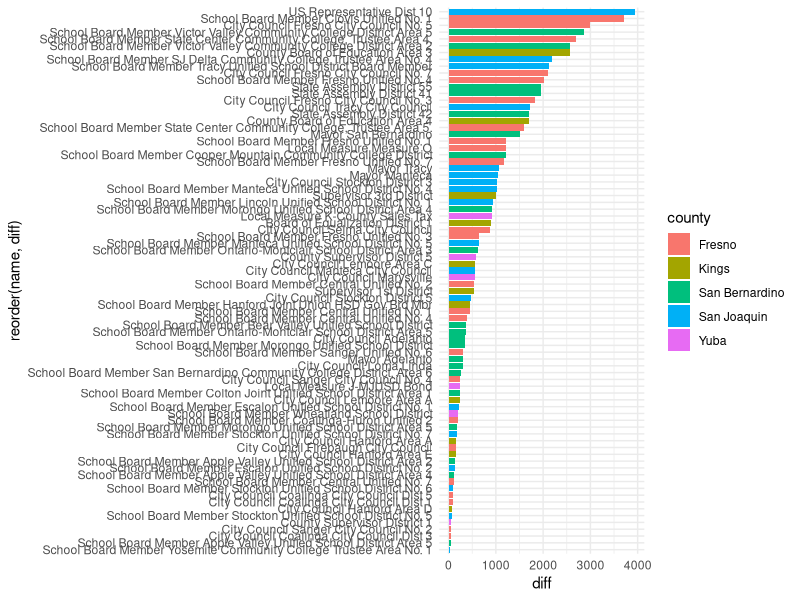

Write R code to recreate this figure.
# local election data
library(data.table)
library(dplyr)
library(ggplot2)
library(here)


elec <- read.csv("data/local elections.csv", stringsAsFactors = FALSE)
head(elec)
str(elec)
table(elec$county)

elec <- 
  elec %>% 
  filter(office !="Proposition" & !is.na(losing_vote_count)) %>% 
  mutate(diff = winning_vote_count - losing_vote_count,
         name = paste0(office, " ", office_2))


# test plot differences
ggplot(elec, aes(x=reorder(name, diff), y=diff, fill=county)) +
  geom_bar(stat = "identity") +
  coord_flip()+
  theme_minimal()
